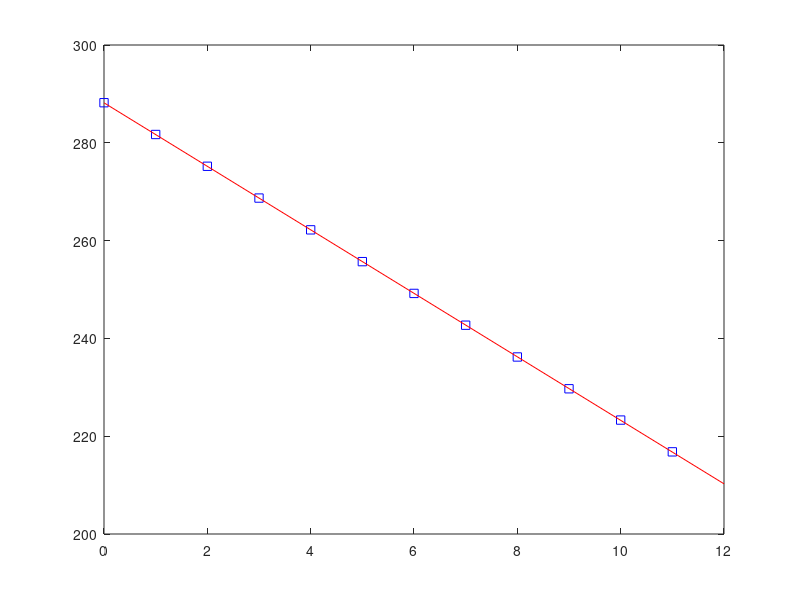

Write the MATLAB code that produced this figure.
% Linear Regression

x=[0:1:11];
x=x';
y=[288.2; 281.7; 275.2; 268.7; 262.2; 255.7; 249.2; 242.7; 236.2; 229.7; 223.3; 216.8];
N=length(x);
%% Calculate Linear Regression And Plot

A=[N,sum(x);sum(x),sum(x.*x)]
B=[sum(y);sum(x.*y)]
phi=A\B

plot(x,y,'bs',[0 12],phi(1)+phi(2)*[0 12],'-r')